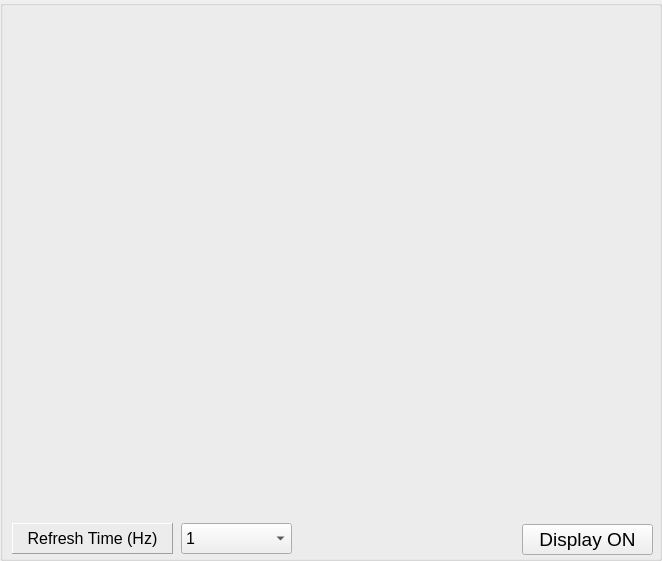
     <widget class="QGroupBox" name="groupBox_19">
      <property name="geometry">
       <rect>
        <x>30</x>
        <y>10</y>
        <width>662</width>
        <height>561</height>
       </rect>
      </property>
      <property name="title">
       <string/>
      </property>
      <widget class="QLabel" name="label_LiveView">
       <property name="geometry">
        <rect>
         <x>10</x>
         <y>5</y>
         <width>640</width>
         <height>513</height>
        </rect>
       </property>
       <property name="minimumSize">
        <size>
         <width>640</width>
         <height>512</height>
        </size>
       </property>
       <property name="text">
        <string/>
       </property>
       <property name="pixmap">
        <pixmap/>
       </property>
      </widget>
      <widget class="CAComboBox" name="btn_RefreshTime">
       <property name="enabled">
        <bool>true</bool>
       </property>
       <property name="geometry">
        <rect>
         <x>181</x>
         <y>523</y>
         <width>111</width>
         <height>31</height>
        </rect>
       </property>
       <property name="font">
        <font>
         <pointsize>12</pointsize>
        </font>
       </property>
       <property name="statusTip">
        <string>PVname : IRTV_D1_REFRESH_TIME_TYPE</string>
       </property>
       <property name="editable">
        <bool>false</bool>
       </property>
       <property name="pvname">
        <string>IRTV_D1_REFRESH_TIME_TYPE</string>
       </property>
       <item>
        <property name="text">
         <string>1</string>
        </property>
       </item>
       <item>
        <property name="text">
         <string>2</string>
        </property>
       </item>
       <item>
        <property name="text">
         <string>5</string>
        </property>
       </item>
       <item>
        <property name="text">
         <string>10</string>
        </property>
       </item>
       <item>
        <property name="text">
         <string>30</string>
        </property>
       </item>
      </widget>
      <widget class="QLabel" name="label_73">
       <property name="geometry">
        <rect>
         <x>12</x>
         <y>523</y>
         <width>161</width>
         <height>31</height>
        </rect>
       </property>
       <property name="minimumSize">
        <size>
         <width>90</width>
         <height>0</height>
        </size>
       </property>
       <property name="maximumSize">
        <size>
         <width>300</width>
         <height>100</height>
        </size>
       </property>
       <property name="palette">
        <palette>
         <active>
          <colorrole role="Base">
           <brush brushstyle="SolidPattern">
            <color alpha="255">
             <red>255</red>
             <green>255</green>
             <blue>127</blue>
            </color>
           </brush>
          </colorrole>
          <colorrole role="Window">
           <brush brushstyle="SolidPattern">
            <color alpha="255">
             <red>229</red>
             <green>226</green>
             <blue>206</blue>
            </color>
           </brush>
          </colorrole>
         </active>
         <inactive>
          <colorrole role="Base">
           <brush brushstyle="SolidPattern">
            <color alpha="255">
             <red>255</red>
             <green>255</green>
             <blue>255</blue>
            </color>
           </brush>
          </colorrole>
          <colorrole role="Window">
           <brush brushstyle="SolidPattern">
            <color alpha="255">
             <red>229</red>
             <green>226</green>
             <blue>206</blue>
            </color>
           </brush>
          </colorrole>
         </inactive>
         <disabled>
          <colorrole role="Base">
           <brush brushstyle="SolidPattern">
            <color alpha="255">
             <red>229</red>
             <green>226</green>
             <blue>206</blue>
            </color>
           </brush>
          </colorrole>
          <colorrole role="Window">
           <brush brushstyle="SolidPattern">
            <color alpha="255">
             <red>229</red>
             <green>226</green>
             <blue>206</blue>
            </color>
           </brush>
          </colorrole>
         </disabled>
        </palette>
       </property>
       <property name="font">
        <font>
         <pointsize>12</pointsize>
         <weight>50</weight>
         <bold>false</bold>
        </font>
       </property>
       <property name="autoFillBackground">
        <bool>false</bool>
       </property>
       <property name="frameShape">
        <enum>QFrame::Panel</enum>
       </property>
       <property name="frameShadow">
        <enum>QFrame::Raised</enum>
       </property>
       <property name="text">
        <string>Refresh Time (Hz)</string>
       </property>
       <property name="alignment">
        <set>Qt::AlignCenter</set>
       </property>
      </widget>
      <widget class="QPushButton" name="btn_DisplayOnOff">
       <property name="geometry">
        <rect>
         <x>522</x>
         <y>524</y>
         <width>131</width>
         <height>31</height>
        </rect>
       </property>
       <property name="font">
        <font>
         <pointsize>14</pointsize>
         <weight>50</weight>
         <bold>false</bold>
        </font>
       </property>
       <property name="text">
        <string>Display ON</string>
       </property>
       <property name="checkable">
        <bool>true</bool>
       </property>
      </widget>
     </widget>
